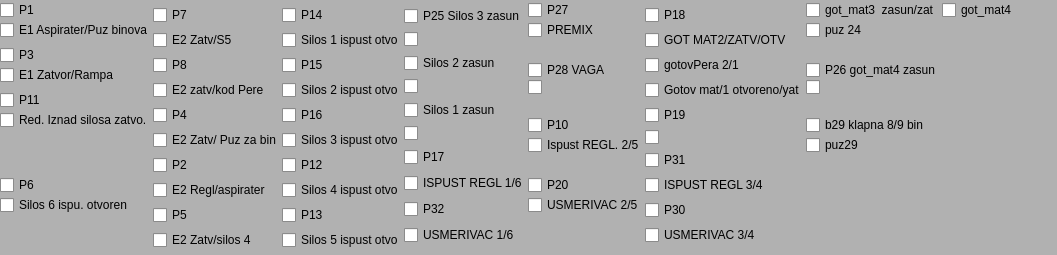
       <widget class="QWidget" name="widget_2" native="true">
        <property name="palette">
         <palette>
          <active>
           <colorrole role="Base">
            <brush brushstyle="SolidPattern">
             <color alpha="255">
              <red>255</red>
              <green>255</green>
              <blue>255</blue>
             </color>
            </brush>
           </colorrole>
           <colorrole role="Window">
            <brush brushstyle="SolidPattern">
             <color alpha="255">
              <red>177</red>
              <green>177</green>
              <blue>177</blue>
             </color>
            </brush>
           </colorrole>
          </active>
          <inactive>
           <colorrole role="Base">
            <brush brushstyle="SolidPattern">
             <color alpha="255">
              <red>255</red>
              <green>255</green>
              <blue>255</blue>
             </color>
            </brush>
           </colorrole>
           <colorrole role="Window">
            <brush brushstyle="SolidPattern">
             <color alpha="255">
              <red>177</red>
              <green>177</green>
              <blue>177</blue>
             </color>
            </brush>
           </colorrole>
          </inactive>
          <disabled>
           <colorrole role="Base">
            <brush brushstyle="SolidPattern">
             <color alpha="255">
              <red>177</red>
              <green>177</green>
              <blue>177</blue>
             </color>
            </brush>
           </colorrole>
           <colorrole role="Window">
            <brush brushstyle="SolidPattern">
             <color alpha="255">
              <red>177</red>
              <green>177</green>
              <blue>177</blue>
             </color>
            </brush>
           </colorrole>
          </disabled>
         </palette>
        </property>
        <property name="autoFillBackground">
         <bool>true</bool>
        </property>
        <layout class="QHBoxLayout" name="horizontalLayout_3">
         <property name="spacing">
          <number>0</number>
         </property>
         <property name="leftMargin">
          <number>0</number>
         </property>
         <property name="topMargin">
          <number>0</number>
         </property>
         <property name="rightMargin">
          <number>0</number>
         </property>
         <property name="bottomMargin">
          <number>0</number>
         </property>
         <item>
          <layout class="QVBoxLayout" name="verticalLayout_23">
           <item>
            <widget class="QCheckBox" name="donji_p1">
             <property name="font">
              <font>
               <pointsize>9</pointsize>
              </font>
             </property>
             <property name="text">
              <string>P1</string>
             </property>
            </widget>
           </item>
           <item>
            <widget class="QCheckBox" name="donji_p1e">
             <property name="font">
              <font>
               <pointsize>9</pointsize>
              </font>
             </property>
             <property name="text">
              <string>E1 Aspirater/Puz binova</string>
             </property>
            </widget>
           </item>
           <item>
            <spacer name="verticalSpacer_4">
             <property name="orientation">
              <enum>Qt::Vertical</enum>
             </property>
             <property name="sizeType">
              <enum>QSizePolicy::Fixed</enum>
             </property>
             <property name="sizeHint" stdset="0">
              <size>
               <width>10</width>
               <height>5</height>
              </size>
             </property>
            </spacer>
           </item>
           <item>
            <widget class="QCheckBox" name="donji_p3">
             <property name="font">
              <font>
               <pointsize>9</pointsize>
              </font>
             </property>
             <property name="text">
              <string>P3</string>
             </property>
            </widget>
           </item>
           <item>
            <widget class="QCheckBox" name="donji_p3e">
             <property name="font">
              <font>
               <pointsize>9</pointsize>
              </font>
             </property>
             <property name="text">
              <string>E1 Zatvor/Rampa</string>
             </property>
            </widget>
           </item>
           <item>
            <spacer name="verticalSpacer_12">
             <property name="orientation">
              <enum>Qt::Vertical</enum>
             </property>
             <property name="sizeType">
              <enum>QSizePolicy::Fixed</enum>
             </property>
             <property name="sizeHint" stdset="0">
              <size>
               <width>10</width>
               <height>5</height>
              </size>
             </property>
            </spacer>
           </item>
           <item>
            <widget class="QCheckBox" name="donji_p11">
             <property name="font">
              <font>
               <pointsize>9</pointsize>
              </font>
             </property>
             <property name="text">
              <string>P11</string>
             </property>
            </widget>
           </item>
           <item>
            <widget class="QCheckBox" name="donji_p11e">
             <property name="font">
              <font>
               <pointsize>9</pointsize>
              </font>
             </property>
             <property name="text">
              <string>Red. Iznad silosa zatvo.</string>
             </property>
            </widget>
           </item>
           <item>
            <spacer name="verticalSpacer_5">
             <property name="orientation">
              <enum>Qt::Vertical</enum>
             </property>
             <property name="sizeHint" stdset="0">
              <size>
               <width>20</width>
               <height>40</height>
              </size>
             </property>
            </spacer>
           </item>
           <item>
            <widget class="QCheckBox" name="donji_p6">
             <property name="font">
              <font>
               <pointsize>9</pointsize>
              </font>
             </property>
             <property name="text">
              <string>P6</string>
             </property>
            </widget>
           </item>
           <item>
            <widget class="QCheckBox" name="donji_p6e">
             <property name="font">
              <font>
               <pointsize>9</pointsize>
              </font>
             </property>
             <property name="text">
              <string>Silos 6 ispu. otvoren</string>
             </property>
            </widget>
           </item>
           <item>
            <spacer name="verticalSpacer_17">
             <property name="orientation">
              <enum>Qt::Vertical</enum>
             </property>
             <property name="sizeType">
              <enum>QSizePolicy::Minimum</enum>
             </property>
             <property name="sizeHint" stdset="0">
              <size>
               <width>20</width>
               <height>40</height>
              </size>
             </property>
            </spacer>
           </item>
          </layout>
         </item>
         <item>
          <layout class="QVBoxLayout" name="verticalLayout_22">
           <item>
            <widget class="QCheckBox" name="donji_p7">
             <property name="sizePolicy">
              <sizepolicy hsizetype="Minimum" vsizetype="Fixed">
               <horstretch>0</horstretch>
               <verstretch>0</verstretch>
              </sizepolicy>
             </property>
             <property name="font">
              <font>
               <pointsize>9</pointsize>
              </font>
             </property>
             <property name="text">
              <string>P7</string>
             </property>
             <property name="iconSize">
              <size>
               <width>16</width>
               <height>16</height>
              </size>
             </property>
            </widget>
           </item>
           <item>
            <widget class="QCheckBox" name="donji_p7e">
             <property name="sizePolicy">
              <sizepolicy hsizetype="Minimum" vsizetype="Fixed">
               <horstretch>0</horstretch>
               <verstretch>0</verstretch>
              </sizepolicy>
             </property>
             <property name="font">
              <font>
               <pointsize>9</pointsize>
              </font>
             </property>
             <property name="text">
              <string>E2 Zatv/S5</string>
             </property>
             <property name="iconSize">
              <size>
               <width>16</width>
               <height>16</height>
              </size>
             </property>
            </widget>
           </item>
           <item>
            <widget class="QCheckBox" name="donji_p8">
             <property name="sizePolicy">
              <sizepolicy hsizetype="Minimum" vsizetype="Fixed">
               <horstretch>0</horstretch>
               <verstretch>0</verstretch>
              </sizepolicy>
             </property>
             <property name="font">
              <font>
               <pointsize>9</pointsize>
              </font>
             </property>
             <property name="text">
              <string>P8</string>
             </property>
             <property name="iconSize">
              <size>
               <width>16</width>
               <height>16</height>
              </size>
             </property>
            </widget>
           </item>
           <item>
            <widget class="QCheckBox" name="donji_p8e">
             <property name="sizePolicy">
              <sizepolicy hsizetype="Minimum" vsizetype="Fixed">
               <horstretch>0</horstretch>
               <verstretch>0</verstretch>
              </sizepolicy>
             </property>
             <property name="font">
              <font>
               <pointsize>9</pointsize>
              </font>
             </property>
             <property name="text">
              <string>E2 zatv/kod Pere</string>
             </property>
             <property name="iconSize">
              <size>
               <width>16</width>
               <height>16</height>
              </size>
             </property>
            </widget>
           </item>
           <item>
            <widget class="QCheckBox" name="donji_p4">
             <property name="sizePolicy">
              <sizepolicy hsizetype="Minimum" vsizetype="Fixed">
               <horstretch>0</horstretch>
               <verstretch>0</verstretch>
              </sizepolicy>
             </property>
             <property name="font">
              <font>
               <pointsize>9</pointsize>
              </font>
             </property>
             <property name="text">
              <string>P4</string>
             </property>
             <property name="iconSize">
              <size>
               <width>16</width>
               <height>16</height>
              </size>
             </property>
            </widget>
           </item>
           <item>
            <widget class="QCheckBox" name="donji_p4e">
             <property name="sizePolicy">
              <sizepolicy hsizetype="Minimum" vsizetype="Fixed">
               <horstretch>0</horstretch>
               <verstretch>0</verstretch>
              </sizepolicy>
             </property>
             <property name="font">
              <font>
               <pointsize>9</pointsize>
              </font>
             </property>
             <property name="text">
              <string>E2 Zatv/ Puz za bin</string>
             </property>
             <property name="iconSize">
              <size>
               <width>16</width>
               <height>16</height>
              </size>
             </property>
            </widget>
           </item>
           <item>
            <widget class="QCheckBox" name="donji_p2">
             <property name="sizePolicy">
              <sizepolicy hsizetype="Minimum" vsizetype="Fixed">
               <horstretch>0</horstretch>
               <verstretch>0</verstretch>
              </sizepolicy>
             </property>
             <property name="font">
              <font>
               <pointsize>9</pointsize>
              </font>
             </property>
             <property name="text">
              <string>P2</string>
             </property>
             <property name="iconSize">
              <size>
               <width>16</width>
               <height>16</height>
              </size>
             </property>
            </widget>
           </item>
           <item>
            <widget class="QCheckBox" name="donji_p2e">
             <property name="sizePolicy">
              <sizepolicy hsizetype="Minimum" vsizetype="Fixed">
               <horstretch>0</horstretch>
               <verstretch>0</verstretch>
              </sizepolicy>
             </property>
             <property name="font">
              <font>
               <pointsize>9</pointsize>
              </font>
             </property>
             <property name="text">
              <string>E2 Regl/aspirater</string>
             </property>
             <property name="iconSize">
              <size>
               <width>16</width>
               <height>16</height>
              </size>
             </property>
            </widget>
           </item>
           <item>
            <widget class="QCheckBox" name="donji_p5">
             <property name="sizePolicy">
              <sizepolicy hsizetype="Minimum" vsizetype="Fixed">
               <horstretch>0</horstretch>
               <verstretch>0</verstretch>
              </sizepolicy>
             </property>
             <property name="font">
              <font>
               <pointsize>9</pointsize>
              </font>
             </property>
             <property name="text">
              <string>P5</string>
             </property>
             <property name="iconSize">
              <size>
               <width>16</width>
               <height>16</height>
              </size>
             </property>
            </widget>
           </item>
           <item>
            <widget class="QCheckBox" name="donji_p5e">
             <property name="sizePolicy">
              <sizepolicy hsizetype="Minimum" vsizetype="Fixed">
               <horstretch>0</horstretch>
               <verstretch>0</verstretch>
              </sizepolicy>
             </property>
             <property name="font">
              <font>
               <pointsize>9</pointsize>
              </font>
             </property>
             <property name="text">
              <string>E2 Zatv/silos 4</string>
             </property>
             <property name="iconSize">
              <size>
               <width>16</width>
               <height>16</height>
              </size>
             </property>
            </widget>
           </item>
          </layout>
         </item>
         <item>
          <layout class="QVBoxLayout" name="verticalLayout_21">
           <item>
            <widget class="QCheckBox" name="donji_p14">
             <property name="font">
              <font>
               <pointsize>9</pointsize>
              </font>
             </property>
             <property name="text">
              <string>P14</string>
             </property>
            </widget>
           </item>
           <item>
            <widget class="QCheckBox" name="donji_p14e">
             <property name="font">
              <font>
               <pointsize>9</pointsize>
              </font>
             </property>
             <property name="text">
              <string>Silos 1 ispust otvo</string>
             </property>
            </widget>
           </item>
           <item>
            <widget class="QCheckBox" name="donji_p15">
             <property name="sizePolicy">
              <sizepolicy hsizetype="Minimum" vsizetype="Fixed">
               <horstretch>0</horstretch>
               <verstretch>0</verstretch>
              </sizepolicy>
             </property>
             <property name="font">
              <font>
               <pointsize>9</pointsize>
              </font>
             </property>
             <property name="text">
              <string>P15</string>
             </property>
            </widget>
           </item>
           <item>
            <widget class="QCheckBox" name="donji_p15e">
             <property name="font">
              <font>
               <pointsize>9</pointsize>
              </font>
             </property>
             <property name="text">
              <string>Silos 2 ispust otvo</string>
             </property>
            </widget>
           </item>
           <item>
            <widget class="QCheckBox" name="donji_p16">
             <property name="font">
              <font>
               <pointsize>9</pointsize>
              </font>
             </property>
             <property name="text">
              <string>P16</string>
             </property>
            </widget>
           </item>
           <item>
            <widget class="QCheckBox" name="donji_p16e">
             <property name="font">
              <font>
               <pointsize>9</pointsize>
              </font>
             </property>
             <property name="text">
              <string>Silos 3 ispust otvo</string>
             </property>
            </widget>
           </item>
           <item>
            <widget class="QCheckBox" name="donji_p12">
             <property name="font">
              <font>
               <pointsize>9</pointsize>
              </font>
             </property>
             <property name="text">
              <string>P12</string>
             </property>
            </widget>
           </item>
           <item>
            <widget class="QCheckBox" name="donji_p12e">
             <property name="font">
              <font>
               <pointsize>9</pointsize>
              </font>
             </property>
             <property name="text">
              <string>Silos 4 ispust otvo</string>
             </property>
            </widget>
           </item>
           <item>
            <widget class="QCheckBox" name="donji_p13">
             <property name="font">
              <font>
               <pointsize>9</pointsize>
              </font>
             </property>
             <property name="text">
              <string>P13</string>
             </property>
            </widget>
           </item>
           <item>
            <widget class="QCheckBox" name="donji_p13e">
             <property name="font">
              <font>
               <pointsize>9</pointsize>
              </font>
             </property>
             <property name="text">
              <string>Silos 5 ispust otvo</string>
             </property>
            </widget>
           </item>
          </layout>
         </item>
         <item>
          <layout class="QVBoxLayout" name="verticalLayout_20">
           <item>
            <widget class="QCheckBox" name="donji_p25">
             <property name="font">
              <font>
               <pointsize>9</pointsize>
              </font>
             </property>
             <property name="text">
              <string>P25 Silos 3 zasun</string>
             </property>
            </widget>
           </item>
           <item>
            <widget class="QCheckBox" name="donji_p25e">
             <property name="text">
              <string/>
             </property>
            </widget>
           </item>
           <item>
            <widget class="QCheckBox" name="donji_s2">
             <property name="font">
              <font>
               <pointsize>9</pointsize>
              </font>
             </property>
             <property name="text">
              <string>Silos 2 zasun</string>
             </property>
            </widget>
           </item>
           <item>
            <widget class="QCheckBox" name="donji_s2e">
             <property name="text">
              <string/>
             </property>
            </widget>
           </item>
           <item>
            <widget class="QCheckBox" name="donji_s1">
             <property name="font">
              <font>
               <pointsize>9</pointsize>
              </font>
             </property>
             <property name="text">
              <string>Silos 1 zasun</string>
             </property>
            </widget>
           </item>
           <item>
            <widget class="QCheckBox" name="donji_s1e">
             <property name="text">
              <string/>
             </property>
            </widget>
           </item>
           <item>
            <widget class="QCheckBox" name="donji_p17">
             <property name="font">
              <font>
               <pointsize>9</pointsize>
              </font>
             </property>
             <property name="text">
              <string>P17</string>
             </property>
            </widget>
           </item>
           <item>
            <widget class="QCheckBox" name="donji_p17e">
             <property name="font">
              <font>
               <pointsize>9</pointsize>
              </font>
             </property>
             <property name="text">
              <string>ISPUST REGL 1/6</string>
             </property>
            </widget>
           </item>
           <item>
            <widget class="QCheckBox" name="donji_p32">
             <property name="font">
              <font>
               <pointsize>9</pointsize>
              </font>
             </property>
             <property name="text">
              <string>P32</string>
             </property>
            </widget>
           </item>
           <item>
            <widget class="QCheckBox" name="donji_p32e">
             <property name="font">
              <font>
               <pointsize>9</pointsize>
              </font>
             </property>
             <property name="text">
              <string>USMERIVAC 1/6</string>
             </property>
            </widget>
           </item>
          </layout>
         </item>
         <item>
          <layout class="QVBoxLayout" name="verticalLayout_29">
           <item>
            <widget class="QCheckBox" name="donji_p27">
             <property name="font">
              <font>
               <pointsize>9</pointsize>
              </font>
             </property>
             <property name="text">
              <string>P27</string>
             </property>
            </widget>
           </item>
           <item>
            <widget class="QCheckBox" name="donji_p27e">
             <property name="font">
              <font>
               <pointsize>9</pointsize>
              </font>
             </property>
             <property name="text">
              <string>PREMIX</string>
             </property>
            </widget>
           </item>
           <item>
            <spacer name="verticalSpacer_8">
             <property name="orientation">
              <enum>Qt::Vertical</enum>
             </property>
             <property name="sizeType">
              <enum>QSizePolicy::Fixed</enum>
             </property>
             <property name="sizeHint" stdset="0">
              <size>
               <width>20</width>
               <height>20</height>
              </size>
             </property>
            </spacer>
           </item>
           <item>
            <widget class="QCheckBox" name="donji_p28">
             <property name="font">
              <font>
               <pointsize>9</pointsize>
              </font>
             </property>
             <property name="text">
              <string>P28 VAGA</string>
             </property>
            </widget>
           </item>
           <item>
            <widget class="QCheckBox" name="donji_p28e">
             <property name="text">
              <string/>
             </property>
            </widget>
           </item>
           <item>
            <spacer name="verticalSpacer_9">
             <property name="orientation">
              <enum>Qt::Vertical</enum>
             </property>
             <property name="sizeType">
              <enum>QSizePolicy::Fixed</enum>
             </property>
             <property name="sizeHint" stdset="0">
              <size>
               <width>20</width>
               <height>20</height>
              </size>
             </property>
            </spacer>
           </item>
           <item>
            <widget class="QCheckBox" name="donji_p10">
             <property name="font">
              <font>
               <pointsize>9</pointsize>
              </font>
             </property>
             <property name="text">
              <string>P10</string>
             </property>
            </widget>
           </item>
           <item>
            <widget class="QCheckBox" name="donji_p10e">
             <property name="font">
              <font>
               <pointsize>9</pointsize>
              </font>
             </property>
             <property name="text">
              <string>Ispust REGL. 2/5</string>
             </property>
            </widget>
           </item>
           <item>
            <spacer name="verticalSpacer_10">
             <property name="orientation">
              <enum>Qt::Vertical</enum>
             </property>
             <property name="sizeType">
              <enum>QSizePolicy::Fixed</enum>
             </property>
             <property name="sizeHint" stdset="0">
              <size>
               <width>20</width>
               <height>20</height>
              </size>
             </property>
            </spacer>
           </item>
           <item>
            <widget class="QCheckBox" name="donji_p20">
             <property name="font">
              <font>
               <pointsize>9</pointsize>
              </font>
             </property>
             <property name="text">
              <string>P20</string>
             </property>
            </widget>
           </item>
           <item>
            <widget class="QCheckBox" name="donji_p20e">
             <property name="font">
              <font>
               <pointsize>9</pointsize>
              </font>
             </property>
             <property name="text">
              <string>USMERIVAC 2/5</string>
             </property>
            </widget>
           </item>
           <item>
            <spacer name="verticalSpacer_7">
             <property name="orientation">
              <enum>Qt::Vertical</enum>
             </property>
             <property name="sizeHint" stdset="0">
              <size>
               <width>20</width>
               <height>40</height>
              </size>
             </property>
            </spacer>
           </item>
          </layout>
         </item>
         <item>
          <layout class="QVBoxLayout" name="verticalLayout_30">
           <item>
            <widget class="QCheckBox" name="donji_p18">
             <property name="font">
              <font>
               <pointsize>9</pointsize>
              </font>
             </property>
             <property name="text">
              <string>P18</string>
             </property>
            </widget>
           </item>
           <item>
            <widget class="QCheckBox" name="donji_p18e">
             <property name="font">
              <font>
               <pointsize>9</pointsize>
              </font>
             </property>
             <property name="text">
              <string>GOT MAT2/ZATV/OTV</string>
             </property>
            </widget>
           </item>
           <item>
            <widget class="QCheckBox" name="donji_gotovpera">
             <property name="font">
              <font>
               <pointsize>9</pointsize>
              </font>
             </property>
             <property name="text">
              <string>gotovPera 2/1</string>
             </property>
            </widget>
           </item>
           <item>
            <widget class="QCheckBox" name="donji_gotovmat">
             <property name="font">
              <font>
               <pointsize>9</pointsize>
              </font>
             </property>
             <property name="text">
              <string>Gotov mat/1 otvoreno/yat</string>
             </property>
            </widget>
           </item>
           <item>
            <widget class="QCheckBox" name="donji_p19">
             <property name="font">
              <font>
               <pointsize>9</pointsize>
              </font>
             </property>
             <property name="text">
              <string>P19</string>
             </property>
            </widget>
           </item>
           <item>
            <widget class="QCheckBox" name="donji_p19e">
             <property name="text">
              <string/>
             </property>
            </widget>
           </item>
           <item>
            <widget class="QCheckBox" name="donji_p31">
             <property name="font">
              <font>
               <pointsize>9</pointsize>
              </font>
             </property>
             <property name="text">
              <string>P31</string>
             </property>
            </widget>
           </item>
           <item>
            <widget class="QCheckBox" name="donji_p31e">
             <property name="font">
              <font>
               <pointsize>9</pointsize>
              </font>
             </property>
             <property name="text">
              <string>ISPUST REGL 3/4</string>
             </property>
            </widget>
           </item>
           <item>
            <widget class="QCheckBox" name="donji_p30">
             <property name="font">
              <font>
               <pointsize>9</pointsize>
              </font>
             </property>
             <property name="text">
              <string>P30</string>
             </property>
            </widget>
           </item>
           <item>
            <widget class="QCheckBox" name="donji_p30e">
             <property name="font">
              <font>
               <pointsize>9</pointsize>
              </font>
             </property>
             <property name="text">
              <string>USMERIVAC 3/4</string>
             </property>
            </widget>
           </item>
          </layout>
         </item>
         <item>
          <layout class="QVBoxLayout" name="verticalLayout_31">
           <item>
            <widget class="QCheckBox" name="donji_gotmat3">
             <property name="font">
              <font>
               <pointsize>9</pointsize>
              </font>
             </property>
             <property name="text">
              <string>got_mat3  zasun/zat</string>
             </property>
            </widget>
           </item>
           <item>
            <widget class="QCheckBox" name="donji_puz24">
             <property name="font">
              <font>
               <pointsize>9</pointsize>
              </font>
             </property>
             <property name="text">
              <string>puz 24</string>
             </property>
            </widget>
           </item>
           <item>
            <spacer name="verticalSpacer_15">
             <property name="orientation">
              <enum>Qt::Vertical</enum>
             </property>
             <property name="sizeType">
              <enum>QSizePolicy::Fixed</enum>
             </property>
             <property name="sizeHint" stdset="0">
              <size>
               <width>20</width>
               <height>20</height>
              </size>
             </property>
            </spacer>
           </item>
           <item>
            <widget class="QCheckBox" name="donji_p26">
             <property name="font">
              <font>
               <pointsize>9</pointsize>
              </font>
             </property>
             <property name="text">
              <string>P26 got_mat4 zasun</string>
             </property>
            </widget>
           </item>
           <item>
            <widget class="QCheckBox" name="donji_p26e">
             <property name="text">
              <string/>
             </property>
            </widget>
           </item>
           <item>
            <spacer name="verticalSpacer_16">
             <property name="orientation">
              <enum>Qt::Vertical</enum>
             </property>
             <property name="sizeType">
              <enum>QSizePolicy::Fixed</enum>
             </property>
             <property name="sizeHint" stdset="0">
              <size>
               <width>20</width>
               <height>20</height>
              </size>
             </property>
            </spacer>
           </item>
           <item>
            <widget class="QCheckBox" name="donji_b29">
             <property name="font">
              <font>
               <pointsize>9</pointsize>
              </font>
             </property>
             <property name="text">
              <string>b29 klapna 8/9 bin</string>
             </property>
            </widget>
           </item>
           <item>
            <widget class="QCheckBox" name="donji_puz29">
             <property name="font">
              <font>
               <pointsize>9</pointsize>
              </font>
             </property>
             <property name="text">
              <string>puz29</string>
             </property>
            </widget>
           </item>
           <item>
            <spacer name="verticalSpacer_14">
             <property name="orientation">
              <enum>Qt::Vertical</enum>
             </property>
             <property name="sizeHint" stdset="0">
              <size>
               <width>20</width>
               <height>40</height>
              </size>
             </property>
            </spacer>
           </item>
          </layout>
         </item>
         <item>
          <layout class="QVBoxLayout" name="verticalLayout_32">
           <item>
            <widget class="QCheckBox" name="donji_gotmat4">
             <property name="font">
              <font>
               <pointsize>9</pointsize>
              </font>
             </property>
             <property name="text">
              <string>got_mat4</string>
             </property>
            </widget>
           </item>
           <item>
            <spacer name="verticalSpacer_13">
             <property name="orientation">
              <enum>Qt::Vertical</enum>
             </property>
             <property name="sizeHint" stdset="0">
              <size>
               <width>20</width>
               <height>40</height>
              </size>
             </property>
            </spacer>
           </item>
          </layout>
         </item>
         <item>
          <spacer name="horizontalSpacer_6">
           <property name="orientation">
            <enum>Qt::Horizontal</enum>
           </property>
           <property name="sizeHint" stdset="0">
            <size>
             <width>40</width>
             <height>20</height>
            </size>
           </property>
          </spacer>
         </item>
        </layout>
       </widget>
